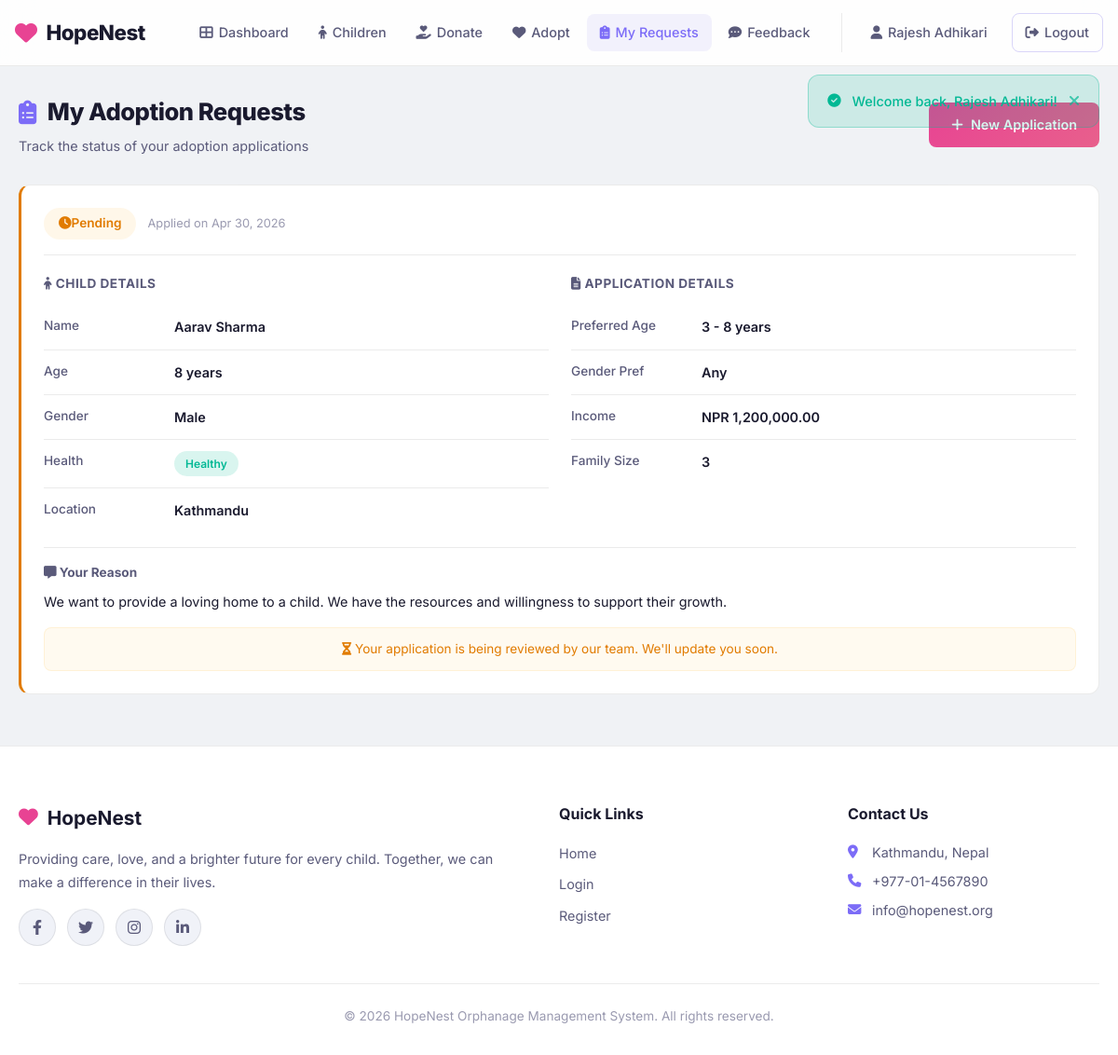
Page /user/my_requests.php (signed in) on the committed database.
### tables this page shows
CREATE TABLE IF NOT EXISTS adoption_requests (
    id INT AUTO_INCREMENT PRIMARY KEY,
    user_id INT NOT NULL,
    orphan_id INT NOT NULL,
    reason TEXT,
    preferred_age_min INT,
    preferred_age_max INT,
    preferred_gender ENUM('male', 'female', 'any') DEFAULT 'any',
    income DECIMAL(12,2),
    family_size INT,
    status ENUM('pending', 'approved', 'meeting_scheduled', 'completed', 'rejected', 'cancelled') DEFAULT 'pending',
    admin_notes TEXT,
    national_id_doc VARCHAR(255) DEFAULT NULL,
    citizenship_doc VARCHAR(255) DEFAULT NULL,
    employment_doc VARCHAR(255) DEFAULT NULL,
    employer_name VARCHAR(100) DEFAULT NULL,
    employment_duration VARCHAR(50) DEFAULT NULL,
    matching_score DECIMAL(5,2),
    meeting_date DATE DEFAULT NULL,
    meeting_notes TEXT DEFAULT NULL,
    cancellation_reason TEXT DEFAULT NULL,
    applied_at TIMESTAMP DEFAULT CURRENT_TIMESTAMP,
    updated_at TIMESTAMP DEFAULT CURRENT_TIMESTAMP ON UPDATE CURRENT_TIMESTAMP,
    FOREIGN KEY (user_id) REFERENCES users(id) ON DELETE CASCADE,
    FOREIGN KEY (orphan_id) REFERENCES orphans(id) ON DELETE CASCADE
);

CREATE TABLE IF NOT EXISTS orphans (
    id INT AUTO_INCREMENT PRIMARY KEY,
    full_name VARCHAR(100) NOT NULL,
    date_of_birth DATE NOT NULL,
    gender ENUM('male', 'female') NOT NULL,
    health_status ENUM('healthy', 'minor_issues', 'special_needs') DEFAULT 'healthy',
    health_details TEXT,
    blood_group VARCHAR(5) DEFAULT NULL,
    behavioral_traits TEXT DEFAULT NULL,
    personality VARCHAR(255) DEFAULT NULL,
    emotional_needs VARCHAR(255) DEFAULT NULL,
    adaptability_level ENUM('high','moderate','low') DEFAULT 'moderate',
    background TEXT,
    location VARCHAR(100),
    education_level VARCHAR(100),
    photo VARCHAR(255) DEFAULT 'default.png',
    availability_status ENUM('available', 'adopted', 'pending') DEFAULT 'available',
    date_admitted DATE,
    created_at TIMESTAMP DEFAULT CURRENT_TIMESTAMP,
    updated_at TIMESTAMP DEFAULT CURRENT_TIMESTAMP ON UPDATE CURRENT_TIMESTAMP
);

### includes/functions.php (called while the page is built, shortened)
<?php
function formatDate($date) {
    return date('M d, Y', strtotime($date));
}
function formatCurrency($amount) {
    return 'NPR ' . number_format($amount, 2);
}
function getHealthBadge($status) {
    switch ($status) {
        case 'healthy':
            return 'badge-success';
    }
}
function getStatusBadge($status) {
    switch ($status) {
        case 'pending':
            return 'badge-warning';
    }
}
?>

### user/my_requests.php (the view, shortened to what this page needs)
<?php
require_once '../includes/auth.php';
$userId = $_SESSION['user_id'];
$stmt = $pdo->prepare("
    SELECT ar.*, o.full_name as orphan_name, TIMESTAMPDIFF(YEAR, o.date_of_birth, CURDATE()) AS age, o.gender, o.health_status, o.location as orphan_location, o.photo as orphan_photo
    FROM adoption_requests ar
    JOIN orphans o ON ar.orphan_id = o.id
    WHERE ar.user_id = ?
    ORDER BY ar.applied_at DESC
");
$stmt->execute([$userId]);
$requests = $stmt->fetchAll();
require_once '../includes/header.php';
?>
<div class="container">
    <div class="page-header">
        <div>
            <h1><i class="fas fa-clipboard-list"></i> My Adoption Requests</h1>
            <p class="page-subtitle">Track the status of your adoption applications</p>
        </div>
        <a href="adopt.php" class="btn btn-accent"><i class="fas fa-plus"></i> New Application</a>
    </div>
    <?php if (!empty($requests)): ?>
        <?php foreach ($requests as $req): ?>
        <?php
            $borderColors = [
                'pending' => 'var(--warning)',
                'approved' => 'var(--info)',
                'meeting_scheduled' => 'var(--primary-light)',
                'completed' => 'var(--success)',
                'rejected' => 'var(--danger)',
                'cancelled' => 'var(--text-muted)',
            ];
            $borderColor = $borderColors[$req['status']] ?? 'var(--border-light)';
        ?>
        <div class="card mb-2" style="border-left: 3px solid <?php echo $borderColor; ?>;">
            <div class="card-header">
                <div style="display: flex; align-items: center; gap: 12px;">
                    <span class="badge <?php echo getStatusBadge($req['status']); ?>" style="font-size: 0.85rem; padding: 6px 16px;">
                        <?php
                        $statusIcons = [
                            'pending' => 'fa-clock',
                            'approved' => 'fa-check-circle',
                            'meeting_scheduled' => 'fa-handshake',
                            'completed' => 'fa-check-double',
                            'rejected' => 'fa-times-circle',
                            'cancelled' => 'fa-ban',
                        ];
                        $icon = $statusIcons[$req['status']] ?? 'fa-info-circle';
                        echo '<i class="fas ' . $icon . '"></i> ';
                        echo ucfirst(str_replace('_', ' ', $req['status']));
                        ?>
                    </span>
                    <span class="text-muted" style="font-size: 0.8rem;">Applied on <?php echo formatDate($req['applied_at']); ?></span>
                </div>
            </div>
            <div class="grid-2">
                <div>
                    <h4 style="font-size: 0.85rem; color: var(--text-secondary); margin-bottom: 12px; text-transform: uppercase; letter-spacing: 0.5px;">
                        <i class="fas fa-child"></i> Child Details
                    </h4>
                    <div class="detail-row"><span class="detail-label">Name</span><span class="detail-value"><?php echo htmlspecialchars($req['orphan_name']); ?></span></div>
                    <div class="detail-row"><span class="detail-label">Age</span><span class="detail-value"><?php echo $req['age']; ?> years</span></div>
                    <div class="detail-row"><span class="detail-label">Gender</span><span class="detail-value"><?php echo ucfirst($req['gender']); ?></span></div>
                    <div class="detail-row"><span class="detail-label">Health</span><span class="detail-value"><span class="badge <?php echo getHealthBadge($req['health_status']); ?>"><?php echo ucfirst(str_replace('_', ' ', $req['health_status'])); ?></span></span></div>
                    <div class="detail-row"><span class="detail-label">Location</span><span class="detail-value"><?php echo htmlspecialchars($req['orphan_location']); ?></span></div>
                </div>
                <div>
                    <h4 style="font-size: 0.85rem; color: var(--text-secondary); margin-bottom: 12px; text-transform: uppercase; letter-spacing: 0.5px;">
                        <i class="fas fa-file-alt"></i> Application Details
                    </h4>
                    <div class="detail-row"><span class="detail-label">Preferred Age</span><span class="detail-value"><?php echo $req['preferred_age_min']; ?> - <?php echo $req['preferred_age_max']; ?> years</span></div>
                    <div class="detail-row"><span class="detail-label">Gender Pref</span><span class="detail-value"><?php echo ucfirst($req['preferred_gender']); ?></span></div>
                    <div class="detail-row"><span class="detail-label">Income</span><span class="detail-value"><?php echo $req['income'] ? formatCurrency($req['income']) : '-'; ?></span></div>
                    <div class="detail-row"><span class="detail-label">Family Size</span><span class="detail-value"><?php echo $req['family_size'] ?? '-'; ?></span></div>
                </div>
            </div>
            <?php if ($req['reason']): ?>
            <div style="margin-top: 16px; padding-top: 16px; border-top: 1px solid var(--border-light);">
                <h4 style="font-size: 0.85rem; color: var(--text-secondary); margin-bottom: 8px;"><i class="fas fa-comment-alt"></i> Your Reason</h4>
                <p style="font-size: 0.9rem; line-height: 1.6;"><?php echo htmlspecialchars($req['reason']); ?></p>
            </div>
            <?php endif; ?>
            <?php if ($req['status'] === 'pending'): ?>
            <div style="margin-top: 16px; padding: 12px 16px; background: rgba(253,203,110,0.1); border: 1px solid rgba(253,203,110,0.2); border-radius: var(--radius-sm); text-align: center;">
                <p style="color: var(--warning); font-size: 0.85rem;"><i class="fas fa-hourglass-half"></i> Your application is being reviewed by our team. We'll update you soon.</p>
            </div>
            <?php endif; ?>
        </div>
        <?php endforeach; ?>
    <?php endif; ?>
</div>
<?php require_once '../includes/footer.php'; ?>

### assets/css/style.css (style rules this page uses)
:root { --primary: #6c5ce7; --primary-light: #7c6cf7; --primary-dark: #5a4bd1; --secondary: #00b4a6; --secondary-light: #00d2c1; --accent: #e84393; --accent-light: #fd79a8; --bg-dark: #f0f2f5; --bg-card: #ffffff; --bg-card-hover: #f8f9fc; --bg-input: #f5f6fa; --bg-surface: #f0f2f8; --text-primary: #1a1a2e; --text-secondary: #5a5a7a; --text-muted: #9a9ab0; --border-color: rgba(108, 92, 231, 0.25); --border-light: rgba(0, 0, 0, 0.08); --success: #00b894; --warning: #e17b00; --danger: #d63031; --info: #0984e3; --shadow-sm: 0 1px 3px rgba(0, 0, 0, 0.06), 0 1px 2px rgba(0, 0, 0, 0.04); --shadow-md: 0 4px 12px rgba(0, 0, 0, 0.08); --shadow-lg: 0 10px 30px rgba(0, 0, 0, 0.1); --shadow-glow: 0 4px 20px rgba(108, 92, 231, 0.1); --radius-sm: 8px; --radius-md: 12px; --radius-lg: 16px; --radius-xl: 24px; --font-family: 'Inter', -apple-system, BlinkMacSystemFont, sans-serif; --transition: all 0.3s cubic-bezier(0.4, 0, 0.2, 1); }
*, *::before, *::after { margin: 0; padding: 0; box-sizing: border-box; }
html { scroll-behavior: smooth; }
body { font-family: var(--font-family); background-color: var(--bg-dark); color: var(--text-primary); line-height: 1.6; min-height: 100vh; display: flex; flex-direction: column; -webkit-font-smoothing: antialiased; }
a { color: var(--primary-light); text-decoration: none; transition: var(--transition); }
.btn { display: inline-flex; align-items: center; justify-content: center; gap: 8px; padding: 12px 24px; border-radius: var(--radius-sm); font-family: var(--font-family); font-size: 0.9rem; font-weight: 600; border: none; cursor: pointer; transition: var(--transition); text-decoration: none; white-space: nowrap; }
.btn-accent { background: linear-gradient(135deg, var(--accent), #e8608c); color: white; }
.card { background: var(--bg-card); border: 1px solid var(--border-light); border-radius: var(--radius-md); padding: 24px; transition: var(--transition); }
.card-header { display: flex; align-items: center; justify-content: space-between; margin-bottom: 20px; padding-bottom: 16px; border-bottom: 1px solid var(--border-light); }
.badge { display: inline-flex; align-items: center; padding: 4px 12px; border-radius: 50px; font-size: 0.75rem; font-weight: 600; text-transform: capitalize; }
.badge-success { background: rgba(0, 184, 148, 0.15); color: var(--success); }
.badge-warning { background: rgba(253, 203, 110, 0.15); color: var(--warning); }
.container { max-width: 1300px; margin: 0 auto; padding: 30px 20px; }
.page-header { display: flex; align-items: center; justify-content: space-between; margin-bottom: 30px; flex-wrap: wrap; gap: 16px; }
.page-header h1 { font-size: 1.6rem; font-weight: 800; display: flex; align-items: center; gap: 12px; letter-spacing: -0.5px; }
.page-header h1 i { color: var(--primary-light); }
.page-subtitle { color: var(--text-secondary); font-size: 0.9rem; margin-top: 4px; }
.detail-row { display: flex; padding: 12px 0; border-bottom: 1px solid var(--border-light); }
.detail-row:last-child { border-bottom: none; }
.detail-label { font-size: 0.85rem; color: var(--text-secondary); font-weight: 500; min-width: 140px; }
.detail-value { font-size: 0.9rem; font-weight: 600; }
.grid-2 { display: grid; grid-template-columns: repeat(2, 1fr); gap: 24px; }
.text-muted { color: var(--text-muted); }
.mb-2 { margin-bottom: 16px; }

### rows in the picture
adoption_requests: status "Pending", applied_at "Apr 30, 2026", orphan.full_name "Aarav Sharma", age "8", orphan.gender "Male", orphan.health_status "Healthy", orphan.location "Kathmandu", preferred_age_min "3", preferred_age_max "8", preferred_gender "Any", income "NPR 1,200,000.00", family_size "3", reason "We want to provide a loving home to a child. We have the resources and willingness to support their growth.", shows "Your application is being reviewed by our team. We'll update you soon."

### other values in the picture
$_SESSION['user_name'] "Rajesh Adhikari"
$flash['message'] "Welcome back, Rajesh Adhikari!"
